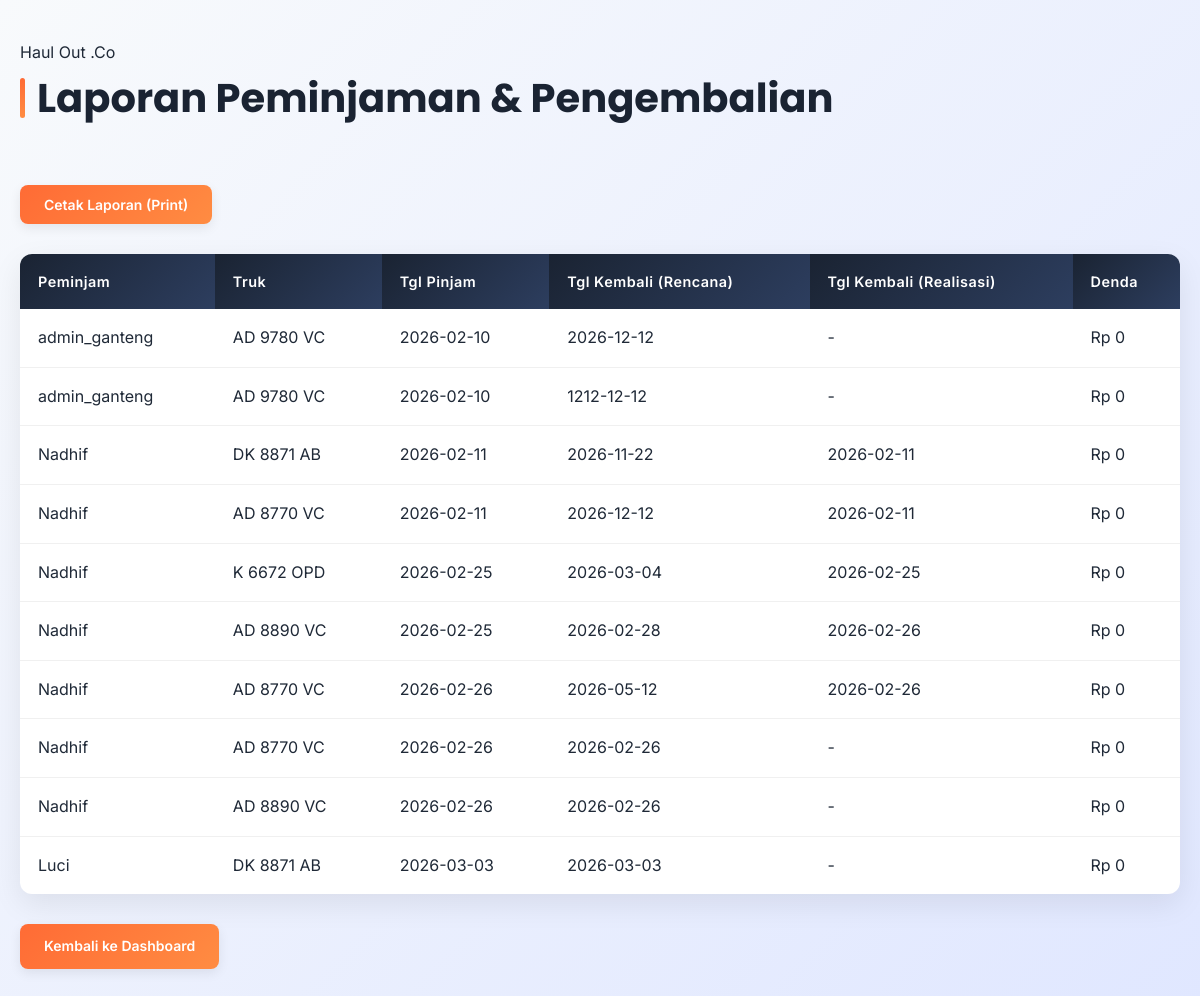
Page /petugas/laporan.php (signed in) on the committed database.
### tables this page shows
CREATE TABLE `peminjaman` (
  `id_pinjam` int(11) NOT NULL,
  `id_user` int(11) DEFAULT NULL,
  `id_truk` int(11) DEFAULT NULL,
  `tgl_pinjam` date DEFAULT NULL,
  `tgl_kembali_rencana` date DEFAULT NULL,
  `status_approval` enum('Pending','Disetujui','Ditolak','Selesai') DEFAULT 'Pending'
);

CREATE TABLE `users` (
  `id_user` int(11) NOT NULL,
  `username` varchar(50) DEFAULT NULL,
  `password` varchar(255) DEFAULT NULL,
  `role` enum('Admin','Petugas','Peminjam') DEFAULT NULL
);

CREATE TABLE `truk` (
  `id_truk` int(11) NOT NULL,
  `plat_nomor` varchar(20) DEFAULT NULL,
  `merk` varchar(50) DEFAULT NULL,
  `id_kategori` int(11) DEFAULT NULL,
  `harga_per_hari` int(11) DEFAULT NULL,
  `status` enum('Tersedia','Dipinjam','Perbaikan') DEFAULT 'Tersedia'
);

CREATE TABLE `pengembalian` (
  `id_kembali` int(11) NOT NULL,
  `id_pinjam` int(11) DEFAULT NULL,
  `tgl_kembali_aktual` date DEFAULT NULL,
  `denda` int(11) DEFAULT NULL
);

### petugas/laporan.php (the view, shortened to what this page needs)
<?php
include '../config/db.php';
$query = "SELECT p.*, u.username, t.plat_nomor, k.tgl_kembali_aktual, k.denda
          FROM peminjaman p
          JOIN users u ON p.id_user = u.id_user
          JOIN truk t ON p.id_truk = t.id_truk
          LEFT JOIN pengembalian k ON p.id_pinjam = k.id_pinjam";
$result = mysqli_query($conn, $query);
?>
<!DOCTYPE html>
<html>
<head>
    <link rel="stylesheet" href="../config/style.css">
</head>
<body>
<div class="container">
    <p>Haul Out .Co</p>
    <h2>Laporan Peminjaman & Pengembalian</h2><br>
    <button onclick="window.print()" class="btn btn-tambah">Cetak Laporan (Print)</button>
    <table>
        <thead>
            <tr>
                <th>Peminjam</th>
                <th>Truk</th>
                <th>Tgl Pinjam</th>
                <th>Tgl Kembali (Rencana)</th>
                <th>Tgl Kembali (Realisasi)</th>
                <th>Denda</th>
            </tr>
        </thead>
        <tbody>
            <?php while($row = mysqli_fetch_assoc($result)): ?>
            <tr>
                <td><?= $row['username'] ?></td>
                <td><?= $row['plat_nomor'] ?></td>
                <td><?= $row['tgl_pinjam'] ?></td>
                <td><?= $row['tgl_kembali_rencana'] ?></td>
                <td><?= $row['tgl_kembali_aktual'] ?? '-' ?></td>
                <td>Rp <?= number_format($row['denda'] ?? 0, 0, ',', '.') ?></td>
            </tr>
            <?php endwhile; ?>
        </tbody>
    </table>
    <a href="dashboard.php" class="btn btn-tambah">Kembali ke Dashboard</a>
</div>
</body>
</html>

### config/style.css (style rules this page uses)
:root { --primary-color: #1a2332; --primary-color-dark: #0f1419; --primary-color-light: #2d3e5f; --secondary-color: #ff8c42; --accent-color: #ff6b35; --success-color: #10b981; --danger-color: #ef4444; --warning-color: #f59e0b; --light-bg: #f8fafc; --white: #ffffff; --text-dark: #1f2937; --gray-300: #d1d5db; --gray-500: #6b7280; }
* { margin: 0; padding: 0; box-sizing: border-box; }
body { font-family: 'Inter', -apple-system, sans-serif; background: linear-gradient(135deg, #f8fafc 0%, #e0e7ff 100%); color: var(--text-dark); line-height: 1.6; padding: 0; min-height: 100vh; }
input, button, select, textarea { font-family: 'Inter', sans-serif; }
.container { max-width: 1200px; margin: 0 auto; padding: 40px 20px; }
h1, h2, h3 { font-family: 'Poppins', sans-serif; font-weight: 700; }
h2 { margin-bottom: 30px; color: var(--primary-color); font-size: 2.5rem; position: relative; display: flex; align-items: center; gap: 12px; }
h2::before { content: ''; width: 5px; height: 40px; background: linear-gradient(180deg, var(--accent-color), var(--secondary-color)); border-radius: 3px; }
table { width: 100%; border-collapse: collapse; margin: 30px 0; background: var(--white); border-radius: 12px; overflow: hidden; box-shadow: 0 10px 30px rgba(0,0,0,0.08); }
table th, table td { padding: 16px 18px; text-align: left; border: none; }
table th { background: linear-gradient(135deg, var(--primary-color), var(--primary-color-light)); color: var(--white); font-size: 0.9em; letter-spacing: 0.5px; font-weight: 600; }
table tr { border-bottom: 1px solid #f0f0f0; transition: background 0.2s; }
table tr:last-child { border-bottom: none; }
.btn { padding: 11px 24px; border-radius: 8px; text-decoration: none; font-size: 14px; font-weight: 600; display: inline-block; cursor: pointer; border: none; transition: all 0.3s ease; text-align: center; box-shadow: 0 4px 12px rgba(0,0,0,0.08); }
.btn-tambah { background: linear-gradient(135deg, var(--accent-color), var(--secondary-color)); color: white; }

### rows in the picture
peminjaman: id_user.username "admin_ganteng", id_truk.plat_nomor "AD 9780 VC", tgl_pinjam "2026-02-10", tgl_kembali_rencana "2026-12-12", tgl_kembali_aktual "-", denda "0"
peminjaman: id_user.username "admin_ganteng", id_truk.plat_nomor "AD 9780 VC", tgl_pinjam "2026-02-10", tgl_kembali_rencana "1212-12-12", tgl_kembali_aktual "-", denda "0"
peminjaman: id_user.username "Nadhif", id_truk.plat_nomor "DK 8871 AB", tgl_pinjam "2026-02-11", tgl_kembali_rencana "2026-11-22", pengembalian.tgl_kembali_aktual "2026-02-11", pengembalian.denda "0"
peminjaman: id_user.username "Nadhif", id_truk.plat_nomor "AD 8770 VC", tgl_pinjam "2026-02-11", tgl_kembali_rencana "2026-12-12", pengembalian.tgl_kembali_aktual "2026-02-11", pengembalian.denda "0"
peminjaman: id_user.username "Nadhif", id_truk.plat_nomor "K 6672 OPD", tgl_pinjam "2026-02-25", tgl_kembali_rencana "2026-03-04", pengembalian.tgl_kembali_aktual "2026-02-25", pengembalian.denda "0"
peminjaman: id_user.username "Nadhif", id_truk.plat_nomor "AD 8890 VC", tgl_pinjam "2026-02-25", tgl_kembali_rencana "2026-02-28", pengembalian.tgl_kembali_aktual "2026-02-26", pengembalian.denda "0"
peminjaman: id_user.username "Nadhif", id_truk.plat_nomor "AD 8770 VC", tgl_pinjam "2026-02-26", tgl_kembali_rencana "2026-05-12", pengembalian.tgl_kembali_aktual "2026-02-26", pengembalian.denda "0"
peminjaman: id_user.username "Nadhif", id_truk.plat_nomor "AD 8770 VC", tgl_pinjam "2026-02-26", tgl_kembali_rencana "2026-02-26", tgl_kembali_aktual "-", denda "0"
peminjaman: id_user.username "Nadhif", id_truk.plat_nomor "AD 8890 VC", tgl_pinjam "2026-02-26", tgl_kembali_rencana "2026-02-26", tgl_kembali_aktual "-", denda "0"
peminjaman: id_user.username "Luci", id_truk.plat_nomor "DK 8871 AB", tgl_pinjam "2026-03-03", tgl_kembali_rencana "2026-03-03", tgl_kembali_aktual "-", denda "0"
